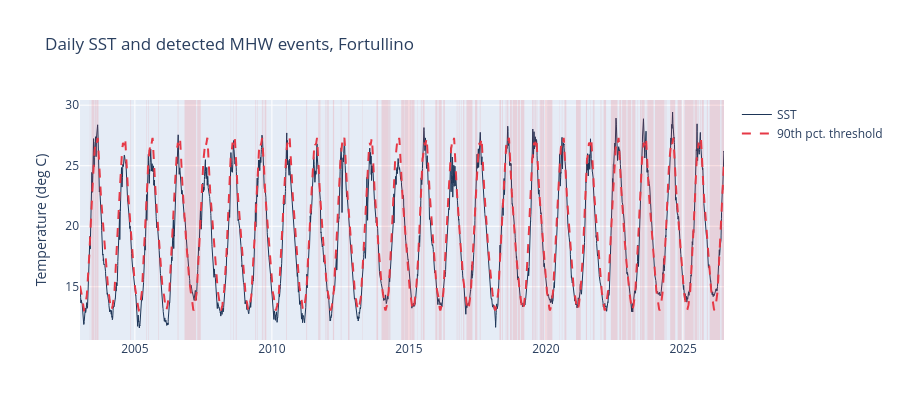

Notebook source saved alongside this figure:
### Code cell
fig = go.Figure()
fig.add_trace(go.Scatter(x=daily["Datetime"], y=daily["Temperature"],
                          name="SST", line=dict(color="#1d3557", width=1)))
fig.add_trace(go.Scatter(x=daily["Datetime"], y=daily["threshold_smooth"],
                          name="90th pct. threshold", line=dict(color="#e63946", dash="dash")))
for ev in events:
    fig.add_vrect(x0=ev["start_date"], x1=ev["end_date"],
                  fillcolor="#e63946", opacity=0.15, line_width=0)
fig.update_layout(title="Daily SST and detected MHW events, Fortullino",
                   xaxis_title="", yaxis_title="Temperature (deg C)", height=420)
fig.show()

### Figure 1 — Plotly figure (JSON) as saved in the notebook; plotly's stock layout.template omitted (floating-point values rounded to 4 significant figures; data arrays with more than 128 entries replaced by an {"elided": "..."} marker saying what was removed)
{"data": [{"line": {"color": "#1d3557", "width": 1}, "name": "SST", "type": "scatter", "x": {"elided": "8582 str values"}, "y": {"elided": "8582 float values"}}, {"line": {"color": "#e63946", "dash": "dash"}, "name": "90th pct. threshold", "type": "scatter", "x": {"elided": "8582 str values"}, "y": {"elided": "8582 float values"}}], "layout": {"height": 420, "shapes": [{"fillcolor": "#e63946", "line": {"width": 0}, "opacity": 0.15, "type": "rect", "x0": "2003-05-12T00:00:00", "x1": "2003-05-16T00:00:00", "xref": "x", "y0": 0, "y1": 1, "yref": "y domain"}, {"fillcolor": "#e63946", "line": {"width": 0}, "opacity": 0.15, "type": "rect", "x0": "2003-06-03T00:00:00", "x1": "2003-07-06T00:00:00", "xref": "x", "y0": 0, "y1": 1, "yref": "y domain"}, {"fillcolor": "#e63946", "line": {"width": 0}, "opacity": 0.15, "type": "rect", "x0": "2003-07-13T00:00:00", "x1": "2003-08-01T00:00:00", "xref": "x", "y0": 0, "y1": 1, "yref": "y domain"}, {"fillcolor": "#e63946", "line": {"width": 0}, "opacity": 0.15, "type": "rect", "x0": "2003-08-06T00:00:00", "x1": "2003-09-04T00:00:00", "xref": "x", "y0": 0, "y1": 1, "yref": "y domain"}, {"fillcolor": "#e63946", "line": {"width": 0}, "opacity": 0.15, "type": "rect", "x0": "2004-11-04T00:00:00", "x1": "2004-11-11T00:00:00", "xref": "x", "y0": 0, "y1": 1, "yref": "y domain"}, {"fillcolor": "#e63946", "line": {"width": 0}, "opacity": 0.15, "type": "rect", "x0": "2005-06-03T00:00:00", "x1": "2005-06-09T00:00:00", "xref": "x", "y0": 0, "y1": 1, "yref": "y domain"}, {"fillcolor": "#e63946", "line": {"width": 0}, "opacity": 0.15, "type": "rect", "x0": "2005-06-26T00:00:00", "x1": "2005-07-02T00:00:00", "xref": "x", "y0": 0, "y1": 1, "yref": "y domain"}, {"fillcolor": "#e63946", "line": {"width": 0}, "opacity": 0.15, "type": "rect", "x0": "2005-11-08T00:00:00", "x1": "2005-11-15T00:00:00", "xref": "x", "y0": 0, "y1": 1, "yref": "y domain"}, {"fillcolor": "#e63946", "line": {"width": 0}, "opacity": 0.15, "type": "rect", "x0": "2006-07-26T00:00:00", "x1": "2006-08-04T00:00:00", "xref": "x", "y0": 0, "y1": 1, "yref": "y domain"}, {"fillcolor": "#e63946", "line": {"width": 0}, "opacity": 0.15, "type": "rect", "x0": "2006-10-25T00:00:00", "x1": "2007-03-29T00:00:00", "xref": "x", "y0": 0, "y1": 1, "yref": "y domain"}, {"fillcolor": "#e63946", "line": {"width": 0}, "opacity": 0.15, "type": "rect", "x0": "2007-04-12T00:00:00", "x1": "2007-05-29T00:00:00", "xref": "x", "y0": 0, "y1": 1, "yref": "y domain"}, {"fillcolor": "#e63946", "line": {"width": 0}, "opacity": 0.15, "type": "rect", "x0": "2008-07-02T00:00:00", "x1": "2008-07-06T00:00:00", "xref": "x", "y0": 0, "y1": 1, "yref": "y domain"}, {"fillcolor": "#e63946", "line": {"width": 0}, "opacity": 0.15, "type": "rect", "x0": "2008-08-05T00:00:00", "x1": "2008-08-11T00:00:00", "xref": "x", "y0": 0, "y1": 1, "yref": "y domain"}, {"fillcolor": "#e63946", "line": {"width": 0}, "opacity": 0.15, "type": "rect", "x0": "2008-09-07T00:00:00", "x1": "2008-09-16T00:00:00", "xref": "x", "y0": 0, "y1": 1, "yref": "y domain"}, {"fillcolor": "#e63946", "line": {"width": 0}, "opacity": 0.15, "type": "rect", "x0": "2009-05-23T00:00:00", "x1": "2009-05-31T00:00:00", "xref": "x", "y0": 0, "y1": 1, "yref": "y domain"}, {"fillcolor": "#e63946", "line": {"width": 0}, "opacity": 0.15, "type": "rect", "x0": "2009-06-15T00:00:00", "x1": "2009-06-22T00:00:00", "xref": "x", "y0": 0, "y1": 1, "yref": "y domain"}, {"fillcolor": "#e63946", "line": {"width": 0}, "opacity": 0.15, "type": "rect", "x0": "2009-08-21T00:00:00", "x1": "2009-08-25T00:00:00", "xref": "x", "y0": 0, "y1": 1, "yref": "y domain"}, {"fillcolor": "#e63946", "line": {"width": 0}, "opacity": 0.15, "type": "rect", "x0": "2009-08-28T00:00:00", "x1": "2009-09-08T00:00:00", "xref": "x", "y0": 0, "y1": 1, "yref": "y domain"}, {"fillcolor": "#e63946", "line": {"width": 0}, "opacity": 0.15, "type": "rect", "x0": "2009-09-27T00:00:00", "x1": "2009-10-18T00:00:00", "xref": "x", "y0": 0, "y1": 1, "yref": "y domain"}, {"fillcolor": "#e63946", "line": {"width": 0}, "opacity": 0.15, "type": "rect", "x0": "2010-07-12T00:00:00", "x1": "2010-07-20T00:00:00", "xref": "x", "y0": 0, "y1": 1, "yref": "y domain"}, {"fillcolor": "#e63946", "line": {"width": 0}, "opacity": 0.15, "type": "rect", "x0": "2011-04-05T00:00:00", "x1": "2011-04-15T00:00:00", "xref": "x", "y0": 0, "y1": 1, "yref": "y domain"}, {"fillcolor": "#e63946", "line": {"width": 0}, "opacity": 0.15, "type": "rect", "x0": "2011-09-12T00:00:00", "x1": "2011-09-30T00:00:00", "xref": "x", "y0": 0, "y1": 1, "yref": "y domain"}, {"fillcolor": "#e63946", "line": {"width": 0}, "opacity": 0.15, "type": "rect", "x0": "2011-10-03T00:00:00", "x1": "2011-10-09T00:00:00", "xref": "x", "y0": 0, "y1": 1, "yref": "y domain"}, {"fillcolor": "#e63946", "line": {"width": 0}, "opacity": 0.15, "type": "rect", "x0": "2011-12-11T00:00:00", "x1": "2011-12-17T00:00:00", "xref": "x", "y0": 0, "y1": 1, "yref": "y domain"}, {"fillcolor": "#e63946", "line": {"width": 0}, "opacity": 0.15, "type": "rect", "x0": "2012-01-01T00:00:00", "x1": "2012-01-08T00:00:00", "xref": "x", "y0": 0, "y1": 1, "yref": "y domain"}, {"fillcolor": "#e63946", "line": {"width": 0}, "opacity": 0.15, "type": "rect", "x0": "2012-01-11T00:00:00", "x1": "2012-01-16T00:00:00", "xref": "x", "y0": 0, "y1": 1, "yref": "y domain"}, {"fillcolor": "#e63946", "line": {"width": 0}, "opacity": 0.15, "type": "rect", "x0": "2012-01-21T00:00:00", "x1": "2012-01-25T00:00:00", "xref": "x", "y0": 0, "y1": 1, "yref": "y domain"}, {"fillcolor": "#e63946", "line": {"width": 0}, "opacity": 0.15, "type": "rect", "x0": "2012-01-27T00:00:00", "x1": "2012-01-31T00:00:00", "xref": "x", "y0": 0, "y1": 1, "yref": "y domain"}, {"fillcolor": "#e63946", "line": {"width": 0}, "opacity": 0.15, "type": "rect", "x0": "2012-03-24T00:00:00", "x1": "2012-04-09T00:00:00", "xref": "x", "y0": 0, "y1": 1, "yref": "y domain"}, {"fillcolor": "#e63946", "line": {"width": 0}, "opacity": 0.15, "type": "rect", "x0": "2012-07-07T00:00:00", "x1": "2012-07-14T00:00:00", "xref": "x", "y0": 0, "y1": 1, "yref": "y domain"}, {"fillcolor": "#e63946", "line": {"width": 0}, "opacity": 0.15, "type": "rect", "x0": "2012-10-12T00:00:00", "x1": "2012-10-30T00:00:00", "xref": "x", "y0": 0, "y1": 1, "yref": "y domain"}, {"fillcolor": "#e63946", "line": {"width": 0}, "opacity": 0.15, "type": "rect", "x0": "2013-04-17T00:00:00", "x1": "2013-04-22T00:00:00", "xref": "x", "y0": 0, "y1": 1, "yref": "y domain"}, {"fillcolor": "#e63946", "line": {"width": 0}, "opacity": 0.15, "type": "rect", "x0": "2013-10-25T00:00:00", "x1": "2013-11-16T00:00:00", "xref": "x", "y0": 0, "y1": 1, "yref": "y domain"}, {"fillcolor": "#e63946", "line": {"width": 0}, "opacity": 0.15, "type": "rect", "x0": "2014-01-01T00:00:00", "x1": "2014-04-04T00:00:00", "xref": "x", "y0": 0, "y1": 1, "yref": "y domain"}, {"fillcolor": "#e63946", "line": {"width": 0}, "opacity": 0.15, "type": "rect", "x0": "2014-04-07T00:00:00", "x1": "2014-04-20T00:00:00", "xref": "x", "y0": 0, "y1": 1, "yref": "y domain"}, {"fillcolor": "#e63946", "line": {"width": 0}, "opacity": 0.15, "type": "rect", "x0": "2014-04-23T00:00:00", "x1": "2014-04-29T00:00:00", "xref": "x", "y0": 0, "y1": 1, "yref": "y domain"}, {"fillcolor": "#e63946", "line": {"width": 0}, "opacity": 0.15, "type": "rect", "x0": "2014-09-20T00:00:00", "x1": "2014-10-31T00:00:00", "xref": "x", "y0": 0, "y1": 1, "yref": "y domain"}, {"fillcolor": "#e63946", "line": {"width": 0}, "opacity": 0.15, "type": "rect", "x0": "2014-11-05T00:00:00", "x1": "2015-02-08T00:00:00", "xref": "x", "y0": 0, "y1": 1, "yref": "y domain"}, {"fillcolor": "#e63946", "line": {"width": 0}, "opacity": 0.15, "type": "rect", "x0": "2015-02-11T00:00:00", "x1": "2015-03-16T00:00:00", "xref": "x", "y0": 0, "y1": 1, "yref": "y domain"}, {"fillcolor": "#e63946", "line": {"width": 0}, "opacity": 0.15, "type": "rect", "x0": "2015-04-24T00:00:00", "x1": "2015-04-28T00:00:00", "xref": "x", "y0": 0, "y1": 1, "yref": "y domain"}, {"fillcolor": "#e63946", "line": {"width": 0}, "opacity": 0.15, "type": "rect", "x0": "2015-06-09T00:00:00", "x1": "2015-06-19T00:00:00", "xref": "x", "y0": 0, "y1": 1, "yref": "y domain"}, {"fillcolor": "#e63946", "line": {"width": 0}, "opacity": 0.15, "type": "rect", "x0": "2015-07-04T00:00:00", "x1": "2015-07-28T00:00:00", "xref": "x", "y0": 0, "y1": 1, "yref": "y domain"}, {"fillcolor": "#e63946", "line": {"width": 0}, "opacity": 0.15, "type": "rect", "x0": "2015-12-19T00:00:00", "x1": "2016-01-15T00:00:00", "xref": "x", "y0": 0, "y1": 1, "yref": "y domain"}, {"fillcolor": "#e63946", "line": {"width": 0}, "opacity": 0.15, "type": "rect", "x0": "2016-02-01T00:00:00", "x1": "2016-03-12T00:00:00", "xref": "x", "y0": 0, "y1": 1, "yref": "y domain"}, {"fillcolor": "#e63946", "line": {"width": 0}, "opacity": 0.15, "type": "rect", "x0": "2016-04-01T00:00:00", "x1": "2016-04-10T00:00:00", "xref": "x", "y0": 0, "y1": 1, "yref": "y domain"}, {"fillcolor": "#e63946", "line": {"width": 0}, "opacity": 0.15, "type": "rect", "x0": "2016-04-14T00:00:00", "x1": "2016-04-25T00:00:00", "xref": "x", "y0": 0, "y1": 1, "yref": "y domain"}, {"fillcolor": "#e63946", "line": {"width": 0}, "opacity": 0.15, "type": "rect", "x0": "2016-09-29T00:00:00", "x1": "2016-10-07T00:00:00", "xref": "x", "y0": 0, "y1": 1, "yref": "y domain"}, {"fillcolor": "#e63946", "line": {"width": 0}, "opacity": 0.15, "type": "rect", "x0": "2016-10-26T00:00:00", "x1": "2016-11-04T00:00:00", "xref": "x", "y0": 0, "y1": 1, "yref": "y domain"}, {"fillcolor": "#e63946", "line": {"width": 0}, "opacity": 0.15, "type": "rect", "x0": "2016-11-24T00:00:00", "x1": "2016-11-30T00:00:00", "xref": "x", "y0": 0, "y1": 1, "yref": "y domain"}, {"fillcolor": "#e63946", "line": {"width": 0}, "opacity": 0.15, "type": "rect", "x0": "2016-12-24T00:00:00", "x1": "2017-01-07T00:00:00", "xref": "x", "y0": 0, "y1": 1, "yref": "y domain"}, {"fillcolor": "#e63946", "line": {"width": 0}, "opacity": 0.15, "type": "rect", "x0": "2017-02-03T00:00:00", "x1": "2017-02-10T00:00:00", "xref": "x", "y0": 0, "y1": 1, "yref": "y domain"}, {"fillcolor": "#e63946", "line": {"width": 0}, "opacity": 0.15, "type": "rect", "x0": "2017-02-13T00:00:00", "x1": "2017-04-26T00:00:00", "xref": "x", "y0": 0, "y1": 1, "yref": "y domain"}, {"fillcolor": "#e63946", "line": {"width": 0}, "opacity": 0.15, "type": "rect", "x0": "2017-05-30T00:00:00", "x1": "2017-06-30T00:00:00", "xref": "x", "y0": 0, "y1": 1, "yref": "y domain"}, {"fillcolor": "#e63946", "line": {"width": 0}, "opacity": 0.15, "type": "rect", "x0": "2017-08-02T00:00:00", "x1": "2017-08-12T00:00:00", "xref": "x", "y0": 0, "y1": 1, "yref": "y domain"}, {"fillcolor": "#e63946", "line": {"width": 0}, "opacity": 0.15, "type": "rect", "x0": "2018-04-21T00:00:00", "x1": "2018-05-13T00:00:00", "xref": "x", "y0": 0, "y1": 1, "yref": "y domain"}, {"fillcolor": "#e63946", "line": {"width": 0}, "opacity": 0.15, "type": "rect", "x0": "2018-05-28T00:00:00", "x1": "2018-06-06T00:00:00", "xref": "x", "y0": 0, "y1": 1, "yref": "y domain"}, {"fillcolor": "#e63946", "line": {"width": 0}, "opacity": 0.15, "type": "rect", "x0": "2018-07-14T00:00:00", "x1": "2018-07-23T00:00:00", "xref": "x", "y0": 0, "y1": 1, "yref": "y domain"}, {"fillcolor": "#e63946", "line": {"width": 0}, "opacity": 0.15, "type": "rect", "x0": "2018-08-02T00:00:00", "x1": "2018-08-17T00:00:00", "xref": "x", "y0": 0, "y1": 1, "yref": "y domain"}, {"fillcolor": "#e63946", "line": {"width": 0}, "opacity": 0.15, "type": "rect", "x0": "2018-09-09T00:00:00", "x1": "2018-10-03T00:00:00", "xref": "x", "y0": 0, "y1": 1, "yref": "y domain"}, {"fillcolor": "#e63946", "line": {"width": 0}, "opacity": 0.15, "type": "rect", "x0": "2018-10-14T00:00:00", "x1": "2018-12-13T00:00:00", "xref": "x", "y0": 0, "y1": 1, "yref": "y domain"}, {"fillcolor": "#e63946", "line": {"width": 0}, "opacity": 0.15, "type": "rect", "x0": "2018-12-23T00:00:00", "x1": "2019-01-22T00:00:00", "xref": "x", "y0": 0, "y1": 1, "yref": "y domain"}, {"fillcolor": "#e63946", "line": {"width": 0}, "opacity": 0.15, "type": "rect", "x0": "2019-02-02T00:00:00", "x1": "2019-03-14T00:00:00", "xref": "x", "y0": 0, "y1": 1, "yref": "y domain"}, {"fillcolor": "#e63946", "line": {"width": 0}, "opacity": 0.15, "type": "rect", "x0": "2019-03-16T00:00:00", "x1": "2019-03-20T00:00:00", "xref": "x", "y0": 0, "y1": 1, "yref": "y domain"}, {"fillcolor": "#e63946", "line": {"width": 0}, "opacity": 0.15, "type": "rect", "x0": "2019-07-01T00:00:00", "x1": "2019-07-17T00:00:00", "xref": "x", "y0": 0, "y1": 1, "yref": "y domain"}, {"fillcolor": "#e63946", "line": {"width": 0}, "opacity": 0.15, "type": "rect", "x0": "2019-07-24T00:00:00", "x1": "2019-07-29T00:00:00", "xref": "x", "y0": 0, "y1": 1, "yref": "y domain"}, {"fillcolor": "#e63946", "line": {"width": 0}, "opacity": 0.15, "type": "rect", "x0": "2019-08-05T00:00:00", "x1": "2019-08-17T00:00:00", "xref": "x", "y0": 0, "y1": 1, "yref": "y domain"}, {"fillcolor": "#e63946", "line": {"width": 0}, "opacity": 0.15, "type": "rect", "x0": "2019-08-29T00:00:00", "x1": "2019-09-07T00:00:00", "xref": "x", "y0": 0, "y1": 1, "yref": "y domain"}, {"fillcolor": "#e63946", "line": {"width": 0}, "opacity": 0.15, "type": "rect", "x0": "2019-09-30T00:00:00", "x1": "2019-10-04T00:00:00", "xref": "x", "y0": 0, "y1": 1, "yref": "y domain"}, {"fillcolor": "#e63946", "line": {"width": 0}, "opacity": 0.15, "type": "rect", "x0": "2019-10-15T00:00:00", "x1": "2019-11-12T00:00:00", "xref": "x", "y0": 0, "y1": 1, "yref": "y domain"}, {"fillcolor": "#e63946", "line": {"width": 0}, "opacity": 0.15, "type": "rect", "x0": "2019-11-14T00:00:00", "x1": "2019-12-05T00:00:00", "xref": "x", "y0": 0, "y1": 1, "yref": "y domain"}, {"fillcolor": "#e63946", "line": {"width": 0}, "opacity": 0.15, "type": "rect", "x0": "2019-12-17T00:00:00", "x1": "2020-01-23T00:00:00", "xref": "x", "y0": 0, "y1": 1, "yref": "y domain"}, {"fillcolor": "#e63946", "line": {"width": 0}, "opacity": 0.15, "type": "rect", "x0": "2020-01-25T00:00:00", "x1": "2020-03-26T00:00:00", "xref": "x", "y0": 0, "y1": 1, "yref": "y domain"}, {"fillcolor": "#e63946", "line": {"width": 0}, "opacity": 0.15, "type": "rect", "x0": "2020-07-01T00:00:00", "x1": "2020-07-05T00:00:00", "xref": "x", "y0": 0, "y1": 1, "yref": "y domain"}, {"fillcolor": "#e63946", "line": {"width": 0}, "opacity": 0.15, "type": "rect", "x0": "2020-07-31T00:00:00", "x1": "2020-08-05T00:00:00", "xref": "x", "y0": 0, "y1": 1, "yref": "y domain"}, {"fillcolor": "#e63946", "line": {"width": 0}, "opacity": 0.15, "type": "rect", "x0": "2020-09-04T00:00:00", "x1": "2020-09-28T00:00:00", "xref": "x", "y0": 0, "y1": 1, "yref": "y domain"}, {"fillcolor": "#e63946", "line": {"width": 0}, "opacity": 0.15, "type": "rect", "x0": "2021-02-04T00:00:00", "x1": "2021-04-08T00:00:00", "xref": "x", "y0": 0, "y1": 1, "yref": "y domain"}, {"fillcolor": "#e63946", "line": {"width": 0}, "opacity": 0.15, "type": "rect", "x0": "2021-06-16T00:00:00", "x1": "2021-07-01T00:00:00", "xref": "x", "y0": 0, "y1": 1, "yref": "y domain"}, {"fillcolor": "#e63946", "line": {"width": 0}, "opacity": 0.15, "type": "rect", "x0": "2021-08-15T00:00:00", "x1": "2021-08-19T00:00:00", "xref": "x", "y0": 0, "y1": 1, "yref": "y domain"}, {"fillcolor": "#e63946", "line": {"width": 0}, "opacity": 0.15, "type": "rect", "x0": "2021-09-17T00:00:00", "x1": "2021-09-23T00:00:00", "xref": "x", "y0": 0, "y1": 1, "yref": "y domain"}, {"fillcolor": "#e63946", "line": {"width": 0}, "opacity": 0.15, "type": "rect", "x0": "2021-09-25T00:00:00", "x1": "2021-10-08T00:00:00", "xref": "x", "y0": 0, "y1": 1, "yref": "y domain"}, {"fillcolor": "#e63946", "line": {"width": 0}, "opacity": 0.15, "type": "rect", "x0": "2021-12-29T00:00:00", "x1": "2022-01-07T00:00:00", "xref": "x", "y0": 0, "y1": 1, "yref": "y domain"}, {"fillcolor": "#e63946", "line": {"width": 0}, "opacity": 0.15, "type": "rect", "x0": "2022-02-07T00:00:00", "x1": "2022-03-12T00:00:00", "xref": "x", "y0": 0, "y1": 1, "yref": "y domain"}, {"fillcolor": "#e63946", "line": {"width": 0}, "opacity": 0.15, "type": "rect", "x0": "2022-05-15T00:00:00", "x1": "2022-08-11T00:00:00", "xref": "x", "y0": 0, "y1": 1, "yref": "y domain"}, {"fillcolor": "#e63946", "line": {"width": 0}, "opacity": 0.15, "type": "rect", "x0": "2022-09-04T00:00:00", "x1": "2022-09-29T00:00:00", "xref": "x", "y0": 0, "y1": 1, "yref": "y domain"}, {"fillcolor": "#e63946", "line": {"width": 0}, "opacity": 0.15, "type": "rect", "x0": "2022-10-12T00:00:00", "x1": "2022-12-04T00:00:00", "xref": "x", "y0": 0, "y1": 1, "yref": "y domain"}, {"fillcolor": "#e63946", "line": {"width": 0}, "opacity": 0.15, "type": "rect", "x0": "2022-12-06T00:00:00", "x1": "2022-12-10T00:00:00", "xref": "x", "y0": 0, "y1": 1, "yref": "y domain"}, {"fillcolor": "#e63946", "line": {"width": 0}, "opacity": 0.15, "type": "rect", "x0": "2022-12-22T00:00:00", "x1": "2023-02-08T00:00:00", "xref": "x", "y0": 0, "y1": 1, "yref": "y domain"}, {"fillcolor": "#e63946", "line": {"width": 0}, "opacity": 0.15, "type": "rect", "x0": "2023-02-19T00:00:00", "x1": "2023-03-02T00:00:00", "xref": "x", "y0": 0, "y1": 1, "yref": "y domain"}, {"fillcolor": "#e63946", "line": {"width": 0}, "opacity": 0.15, "type": "rect", "x0": "2023-03-05T00:00:00", "x1": "2023-04-06T00:00:00", "xref": "x", "y0": 0, "y1": 1, "yref": "y domain"}, {"fillcolor": "#e63946", "line": {"width": 0}, "opacity": 0.15, "type": "rect", "x0": "2023-05-07T00:00:00", "x1": "2023-05-12T00:00:00", "xref": "x", "y0": 0, "y1": 1, "yref": "y domain"}, {"fillcolor": "#e63946", "line": {"width": 0}, "opacity": 0.15, "type": "rect", "x0": "2023-06-08T00:00:00", "x1": "2023-06-22T00:00:00", "xref": "x", "y0": 0, "y1": 1, "yref": "y domain"}, {"fillcolor": "#e63946", "line": {"width": 0}, "opacity": 0.15, "type": "rect", "x0": "2023-06-27T00:00:00", "x1": "2023-08-07T00:00:00", "xref": "x", "y0": 0, "y1": 1, "yref": "y domain"}, {"fillcolor": "#e63946", "line": {"width": 0}, "opacity": 0.15, "type": "rect", "x0": "2023-08-24T00:00:00", "x1": "2023-08-29T00:00:00", "xref": "x", "y0": 0, "y1": 1, "yref": "y domain"}, {"fillcolor": "#e63946", "line": {"width": 0}, "opacity": 0.15, "type": "rect", "x0": "2023-09-12T00:00:00", "x1": "2023-12-04T00:00:00", "xref": "x", "y0": 0, "y1": 1, "yref": "y domain"}, {"fillcolor": "#e63946", "line": {"width": 0}, "opacity": 0.15, "type": "rect", "x0": "2023-12-23T00:00:00", "x1": "2024-04-28T00:00:00", "xref": "x", "y0": 0, "y1": 1, "yref": "y domain"}, {"fillcolor": "#e63946", "line": {"width": 0}, "opacity": 0.15, "type": "rect", "x0": "2024-05-14T00:00:00", "x1": "2024-05-22T00:00:00", "xref": "x", "y0": 0, "y1": 1, "yref": "y domain"}, {"fillcolor": "#e63946", "line": {"width": 0}, "opacity": 0.15, "type": "rect", "x0": "2024-07-13T00:00:00", "x1": "2024-09-18T00:00:00", "xref": "x", "y0": 0, "y1": 1, "yref": "y domain"}, {"fillcolor": "#e63946", "line": {"width": 0}, "opacity": 0.15, "type": "rect", "x0": "2024-10-20T00:00:00", "x1": "2024-12-12T00:00:00", "xref": "x", "y0": 0, "y1": 1, "yref": "y domain"}, {"fillcolor": "#e63946", "line": {"width": 0}, "opacity": 0.15, "type": "rect", "x0": "2025-01-07T00:00:00", "x1": "2025-01-17T00:00:00", "xref": "x", "y0": 0, "y1": 1, "yref": "y domain"}, {"fillcolor": "#e63946", "line": {"width": 0}, "opacity": 0.15, "type": "rect", "x0": "2025-01-25T00:00:00", "x1": "2025-05-21T00:00:00", "xref": "x", "y0": 0, "y1": 1, "yref": "y domain"}, {"fillcolor": "#e63946", "line": {"width": 0}, "opacity": 0.15, "type": "rect", "x0": "2025-06-02T00:00:00", "x1": "2025-07-12T00:00:00", "xref": "x", "y0": 0, "y1": 1, "yref": "y domain"}, {"fillcolor": "#e63946", "line": {"width": 0}, "opacity": 0.15, "type": "rect", "x0": "2025-07-19T00:00:00", "x1": "2025-07-26T00:00:00", "xref": "x", "y0": 0, "y1": 1, "yref": "y domain"}, {"fillcolor": "#e63946", "line": {"width": 0}, "opacity": 0.15, "type": "rect", "x0": "2025-08-13T00:00:00", "x1": "2025-08-22T00:00:00", "xref": "x", "y0": 0, "y1": 1, "yref": "y domain"}, {"fillcolor": "#e63946", "line": {"width": 0}, "opacity": 0.15, "type": "rect", "x0": "2025-09-06T00:00:00", "x1": "2025-10-03T00:00:00", "xref": "x", "y0": 0, "y1": 1, "yref": "y domain"}, {"fillcolor": "#e63946", "line": {"width": 0}, "opacity": 0.15, "type": "rect", "x0": "2025-11-14T00:00:00", "x1": "2025-11-25T00:00:00", "xref": "x", "y0": 0, "y1": 1, "yref": "y domain"}, {"fillcolor": "#e63946", "line": {"width": 0}, "opacity": 0.15, "type": "rect", "x0": "2025-12-20T00:00:00", "x1": "2026-05-11T00:00:00", "xref": "x", "y0": 0, "y1": 1, "yref": "y domain"}, {"fillcolor": "#e63946", "line": {"width": 0}, "opacity": 0.15, "type": "rect", "x0": "2026-05-28T00:00:00", "x1": "2026-06-30T00:00:00", "xref": "x", "y0": 0, "y1": 1, "yref": "y domain"}], "title": {"text": "Daily SST and detected MHW events, Fortullino"}, "xaxis": {"title": {"text": ""}}, "yaxis": {"title": {"text": "Temperature (deg C)"}}}}
